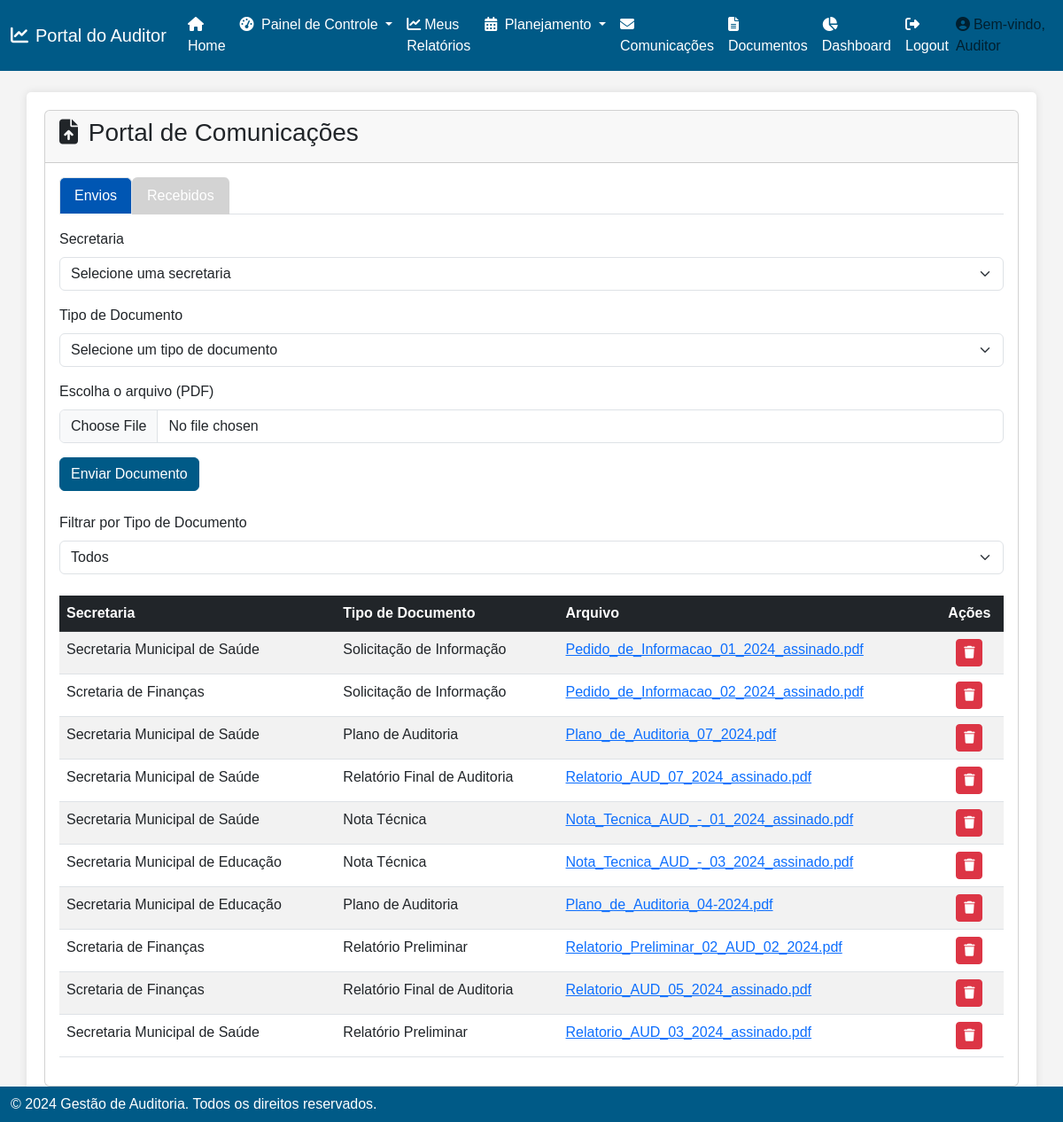
Page /anexar_documento on the earlier database version.
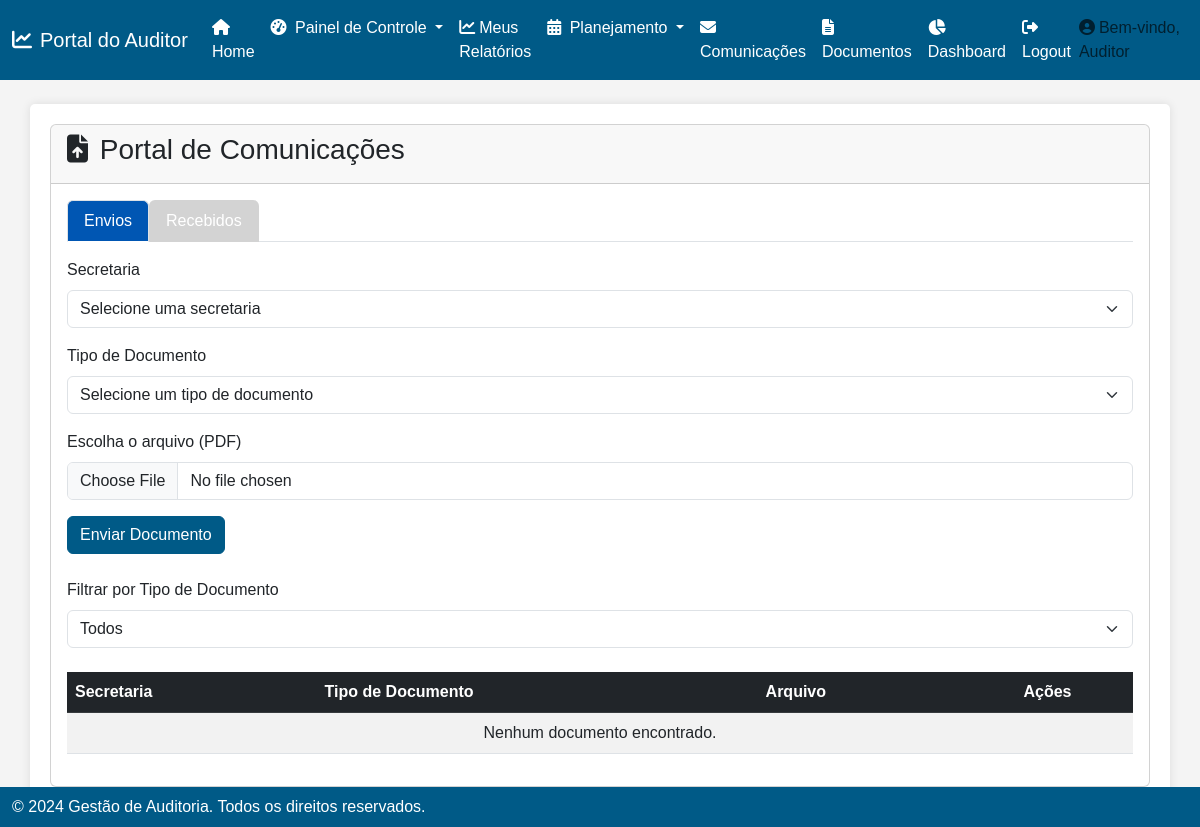
Same page on the later database version.
### app.py (models this page shows)
class Documento(db.Model):
    __tablename__ = 'documentos'
    id = db.Column(db.Integer, primary_key=True)
    secretaria = db.Column(db.String(100))
    cargo = db.Column(db.String(100))  # Esta coluna deve estar aqui
    usuario = db.Column(db.String(100))
    tipo_documento = db.Column(db.String(50))
    arquivo = db.Column(db.String(200))
    data_envio = db.Column(db.DateTime, default=datetime.utcnow)

### app.py (the view, shortened to what this page needs)
@app.route('/anexar_documento', methods=['GET', 'POST'])
def anexar_documento():
    documentos = Documento.query.all()
    respostas = Resposta.query.all()
    secretarias = db.session.query(Usuario.secretaria).distinct().all()
    return render_template('auditado/anexar_documento.html', documentos=documentos, respostas=respostas, secretarias=secretarias)

### templates/auditado/anexar_documento.html (shortened to what this page needs)
{% extends "base.html" %}
{% block content %}
<div class="card">
    <div class="card-header">
        <h3><i class="fas fa-file-upload me-1"></i> Portal de Comunicações</h3>
    </div>
    <div class="card-body">
        <ul class="nav nav-tabs" id="documentosTabs" role="tablist">
            <li class="nav-item">
                <a class="nav-link active" id="envios-tab" data-bs-toggle="tab" href="#envios" role="tab" aria-controls="envios" aria-selected="true">Envios</a>
            </li>
            <li class="nav-item">
                <a class="nav-link" id="recebidos-tab" data-bs-toggle="tab" href="#recebidos" role="tab" aria-controls="recebidos" aria-selected="false">Recebidos</a>
            </li>
        </ul>
        <div class="tab-content mt-3">
            <div class="tab-pane fade show active" id="envios" role="tabpanel" aria-labelledby="envios-tab">
                <form method="POST" action="{{ url_for('anexar_documento') }}" enctype="multipart/form-data">
                    <div class="row mb-3">
                        <div class="col">
                            <label for="secretaria" class="form-label">Secretaria</label>
                            <select class="form-select" name="secretaria" id="secretaria" required>
                                <option value="">Selecione uma secretaria</option>
                            </select>
                        </div>
                    </div>
                    <div class="mb-3">
                        <label for="tipoDocumento" class="form-label">Tipo de Documento</label>
                        <select class="form-select" name="tipo_documento" id="tipoDocumento" required>
                            <option value="">Selecione um tipo de documento</option>
                        </select>
                    </div>
                    <div class="mb-3">
                        <label for="arquivo" class="form-label">Escolha o arquivo (PDF)</label>
                        <input type="file" class="form-control" name="arquivo" id="arquivo" accept="application/pdf" required>
                    </div>
                    <button type="submit" class="btn btn-primary">Enviar Documento</button>
                </form>
                <div class="mb-3 mt-4">
                    <label for="filtroTipoDocumento" class="form-label">Filtrar por Tipo de Documento</label>
                    <select class="form-select" id="filtroTipoDocumento">
                        <option value="">Todos</option>
                    </select>
                </div>
                <div class="table-responsive mt-4">
                    <table class="table table-striped">
                        <thead class="table-dark">
                            <tr>
                                <th>Secretaria</th>
                                <th>Tipo de Documento</th>
                                <th>Arquivo</th>
                                <th class="text-center">Ações</th>
                            </tr>
                        </thead>
                        <tbody id="documentos-table">
                            {% if documentos %}
                                {% for documento in documentos %}
                                    <tr data-tipo="{{ documento.tipo_documento }}">
                                        <td>{{ documento.secretaria }}</td>
                                        <td>{{ documento.tipo_documento }}</td>
                                        <td>
                                            <a href="{{ url_for('baixar_documento', filename=documento.arquivo) }}" target="_blank">
                                                {{ documento.arquivo }}
                                            </a>
                                        </td>
                                        <td class="text-center">
                                            <form action="{{ url_for('excluir_documento', id=documento.id) }}" method="POST" style="display:inline;">
                                                <button type="submit" class="btn btn-danger btn-sm" onclick="return confirm('Tem certeza que deseja excluir?');">
                                                    <i class="fas fa-trash"></i>
                                                </button>
                                            </form>
                                        </td>
                                    </tr>
                                {% endfor %}
                            {% else %}
                                <tr>
                                    <td colspan="4" class="text-center">Nenhum documento encontrado.</td>
                                </tr>
                            {% endif %}
                        </tbody>
                    </table>
                </div>
            </div>
        </div>
    </div>
</div>
{% endblock %}

### templates/base.html (shortened to what this page needs)
<!DOCTYPE html>
<html lang="pt-BR">
<head>
    <link href="https://cdn.jsdelivr.net/npm/bootstrap@5.3.0-alpha1/dist/css/bootstrap.min.css" rel="stylesheet">
    <link rel="stylesheet" href="https://cdnjs.cloudflare.com/ajax/libs/font-awesome/6.4.0/css/all.min.css">
</head>
<body>
    <nav class="navbar navbar-expand-lg">
        <div class="container-fluid">
            <a class="navbar-brand" href="#"><i class="fas fa-chart-line me-2"></i>Portal do Auditor</a>
            <div class="collapse navbar-collapse" id="navbarNav">
                <ul class="navbar-nav">
                    <li class="nav-item">
                        <a class="nav-link active" href="{{ url_for('home') }}"><i class="fas fa-home me-1"></i>Home</a>
                    </li>
                    <li class="nav-item dropdown">
                        <a class="nav-link dropdown-toggle" href="#" id="painelDropdown" role="button" data-bs-toggle="dropdown" aria-expanded="false">
                            <i class="fas fa-tachometer-alt me-1"></i> Painel de Controle
                        </a>
                    </li>
                    <li class="nav-item">
                        <a class="nav-link" href="{{ url_for('meus_relatorios') }}"><i class="fas fa-chart-line me-1"></i>Meus Relatórios</a>
                    </li>
                    <li class="nav-item dropdown">
                        <a class="nav-link dropdown-toggle" href="#" id="planejamentoDropdown" role="button" data-bs-toggle="dropdown" aria-expanded="false">
                            <i class="fas fa-calendar-alt me-1"></i> Planejamento
                        </a>
                    </li>
                    <li class="nav-item">
                        <a class="nav-link" href="{{ url_for('anexar_documento') }}"><i class="fas fa-envelope me-1"></i>Comunicações</a>
                    </li>
                    <li class="nav-item">
                        <a class="nav-link" href="{{ url_for('documentos') }}"><i class="fas fa-file-alt me-1"></i>Documentos</a>
                    </li>
                    <li class="nav-item">
                        <a class="nav-link" href="{{ url_for('dashboard') }}"><i class="fas fa-chart-pie me-1"></i>Dashboard</a>
                    </li>
                    <li class="nav-item">
                        <a class="nav-link" href="{{ url_for('inicio') }}"><i class="fas fa-sign-out-alt me-1"></i>Logout</a>
                    </li>
                </ul>
            </div>
            <span class="navbar-text" id="user-info">
                <i class="fas fa-user-circle me-1"></i>Bem-vindo, Auditor
            </span>
        </div>
    </nav>
    <div class="container mt-4">
        {% block content %}{% endblock %}
    </div>
    <footer class="navbar fixed-bottom" style="background-color: #005a87; color: white;">
        <div class="container-fluid text-center">
            <p class="mb-0">© 2024 Gestão de Auditoria. Todos os direitos reservados.</p>
        </div>
    </footer>
</body>
</html>

### templates/base.html (style rules this page uses)
body { font-family: Arial, sans-serif; background-color: #f4f4f4; }
.navbar { background-color: #005a87; }
.navbar-brand, .nav-link { color: white !important; }
.container { background-color: white; border-radius: 5px; box-shadow: 0 0 10px rgba(0,0,0,0.1); padding: 20px; margin-top: 20px; }
.btn-primary { background-color: #005a87; border-color: #005a87; }
.card { margin-bottom: 20px; }

### templates/auditado/anexar_documento.html (style rules this page uses)
.nav-tabs .nav-link { color: #000; background-color: #d3d3d3; }
.nav-tabs .nav-link.active { background-color: #0056b3; color: #fff; }
.btn-primary, .btn-info, .btn-success { color: #fff !important; }

Differences in the rows shown:
removed Documento: secretaria "Secretaria Municipal de Saúde", tipo_documento "Solicitação de Informação", arquivo "Pedido_de_Informacao_01_2024_assinado.pdf"
removed Documento: secretaria "Scretaria de Finanças", tipo_documento "Solicitação de Informação", arquivo "Pedido_de_Informacao_02_2024_assinado.pdf"
removed Documento: secretaria "Secretaria Municipal de Saúde", tipo_documento "Plano de Auditoria", arquivo "Plano_de_Auditoria_07_2024.pdf"
removed Documento: secretaria "Secretaria Municipal de Saúde", tipo_documento "Relatório Final de Auditoria", arquivo "Relatorio_AUD_07_2024_assinado.pdf"
removed Documento: secretaria "Secretaria Municipal de Saúde", tipo_documento "Nota Técnica", arquivo "Nota_Tecnica_AUD_-_01_2024_assinado.pdf"
removed Documento: secretaria "Secretaria Municipal de Educação", tipo_documento "Nota Técnica", arquivo "Nota_Tecnica_AUD_-_03_2024_assinado.pdf"
removed Documento: secretaria "Secretaria Municipal de Educação", tipo_documento "Plano de Auditoria", arquivo "Plano_de_Auditoria_04-2024.pdf"
removed Documento: secretaria "Scretaria de Finanças", tipo_documento "Relatório Preliminar", arquivo "Relatorio_Preliminar_02_AUD_02_2024.pdf"
removed Documento: secretaria "Scretaria de Finanças", tipo_documento "Relatório Final de Auditoria", arquivo "Relatorio_AUD_05_2024_assinado.pdf"
removed Documento: secretaria "Secretaria Municipal de Saúde", tipo_documento "Relatório Preliminar", arquivo "Relatorio_AUD_03_2024_assinado.pdf"
Other differences:
text now shown: "Nenhum documento encontrado."
